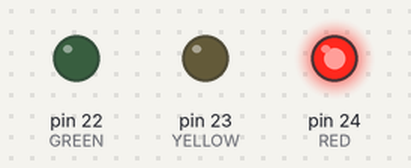
Bench run of a sketch on a simulated Arduino Mega 2560, built with avr-gcc and run on an emulated ATmega2560. Parts: output pins drawn as LEDs (lit = HIGH).

Above: at 2.5 s.
At 5.5 s:
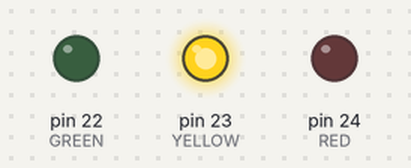
At 7.0 s:
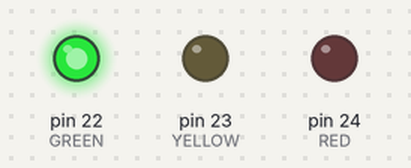
Timing chart, 0 to 10.4 s (numbered marks = the images above):
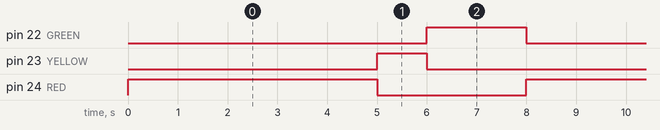

The sketch:

exercise-1.ino
```cpp
/*
  Code to execute a simple traffic light in Arduino
*/

#define RED 24
#define YELLOW 23
#define GREEN 22
int tinicial = 0;
int tfinal = 0;

void setup() {
  // put your setup code here, to run once:
  pinMode(RED, OUTPUT);
  pinMode(YELLOW, OUTPUT);
  pinMode(GREEN, OUTPUT);
}

void loop() {
  // put your main code here, to run repeatedly:
  digitalWrite(RED, HIGH);
  delay(5000);
  digitalWrite(RED, LOW);
  digitalWrite(YELLOW, HIGH);
  delay(1000);
  digitalWrite(YELLOW, LOW);
  digitalWrite(GREEN, HIGH);
  delay(2000);
  digitalWrite(GREEN, LOW);

}
```

Measured:
- by itself, pin 22 (GREEN): alternates HIGH for 2.0 s and LOW for 6.0 s
- by itself, pin 23 (YELLOW): alternates HIGH for 1.0 s and LOW for 7.0 s
- by itself, pin 24 (RED): alternates HIGH for 5.0 s and LOW for 3.0 s
